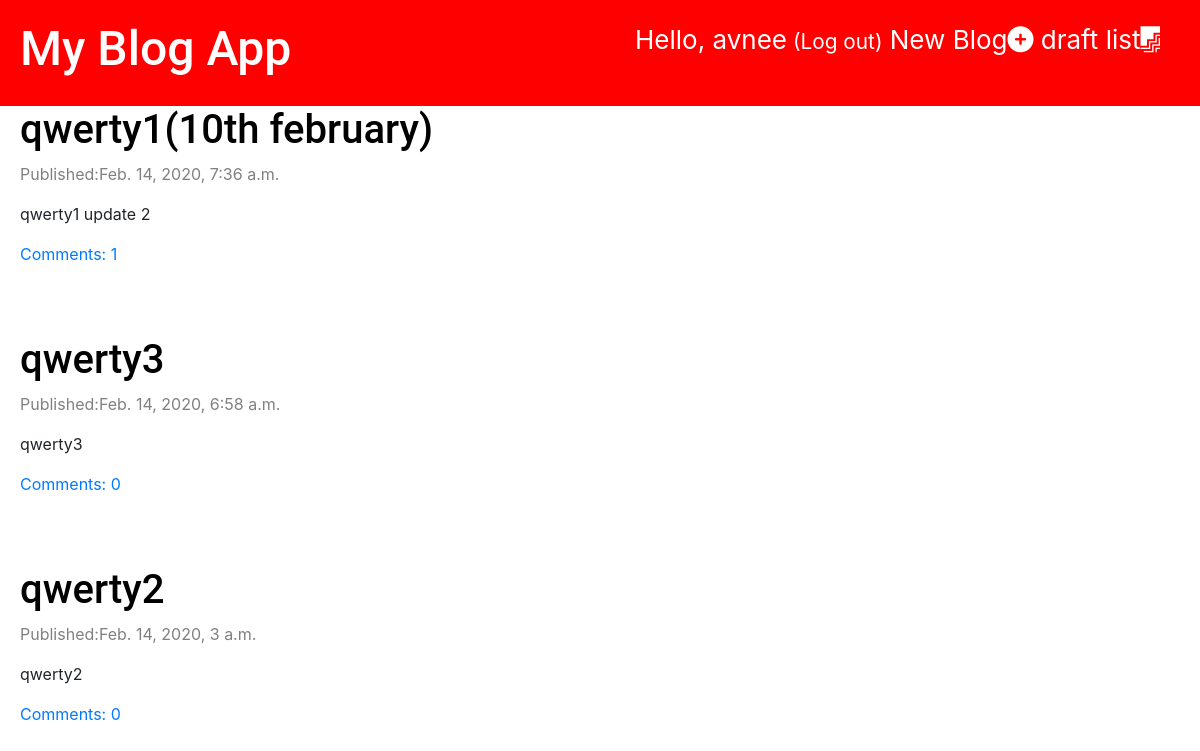
The app's page / (signed in) with its own data.
### my_site/models.py (models this page shows, shortened)
class Post(models.Model):
    author= models.ForeignKey('auth.User', on_delete=models.CASCADE)
    title=models.CharField(max_length=200)
    text=models.TextField()
    created_date=models.DateTimeField(default=timezone.now)
    published_date= models.DateTimeField(blank=True, null=True)
    def approved_comments(self):
        return self.comments.filter(approved=True)

### my_site/views.py (the view)
# urls.py: path('',views.post_list,name='post_list'),
def post_list(request):
    posts=Post.objects.filter(published_date__lte=timezone.now()).order_by('-published_date')
    stuff_for_frontend={'posts': posts}
    return render(request,'my_site/post_list.html',stuff_for_frontend)

### templates/my_site/post_list.html (shortened to what this page needs)
{% extends 'base.html' %}
{% block content %}
{% for post in posts %}
    <div class="post">
        <h1><a href="{% url 'post_detail' pk=post.pk %}">{{ post.title }}</a></h1>
        <div class="date">
            <p>Published:{{ post.published_date }}</p>
        </div>
        <p>{{ post.text|truncatechars:50|linebreaksbr }}</p>
        <a href="{% url 'post_detail' pk=post.pk %}">Comments: {{ post.approved_comments.count }}</a>
    </div>
{% endfor %}
{% endblock %}

### templates/base.html (shortened to what this page needs)
<!DOCTYPE html>
{% load static %}
<html lang="en">
<head>
    <link rel="stylesheet" href="{% static 'css/blog.css' %}">
    <link rel="stylesheet" href="https://stackpath.bootstrapcdn.com/bootstrap/4.4.1/css/bootstrap.min.css">
    <link rel="stylesheet" href="{% static 'css/zenburn.css' %}"></link>
</head>
<body>
<div class="page-header">
    {% if user.is_authenticated %}
        <div class="top-menu">
            <a>Hello, {{ user.username }}<small><a href="{% url 'logout' %}"> (Log out)</a></small></a>
            <a href="{% url 'post_new' %}">New Blog<i class="fas fa-plus-circle"></i></a>
            <a href="{% url 'post_draft' %}">draft list<i class="fab fa-firstdraft"></i></a>
        </div>
    {% else %}
        <a href="{% url 'login' %}" class="top-menu"><i class="fas fa-sign-in-alt fa-2x"></i></a>
    {% endif %}
    <h1><a href="{% url "post_list" %}" class="">My Blog App</a></h1>
</div>
<div class="content-container">
    <div class="row">
        <div class="col-md-8">
            {% block content %}
            {% endblock %}
        </div>
    </div>
</div>
</body>
</html>

### static/css/blog.css (style rules this page uses)
.page-header { background-color: #ff0000; margin-top: 0; padding: 20px 20px 20px 20px; }
.page-header h1, .page-header h1 a { color: #ffffff; font-size: 36pt; text-decoration: none; }
.content-container { margin-left: 20px; }
h1,h2,h3 { font-family: 'Roboto', 'inherit', 'Droid Sans', serif; font-size: 48px; }
.date { color: gray; }
.post { margin-bottom: 70px; }
.post h1 a { color: black; }
.top-menu { color: white; float: right; font-size: 26px; margin-right: 20px; }
.top-menu a,.top-menu a:hover { color: white; }

### records on screen
Post: title "qwerty1(10th february)", published_date "Feb. 14, 2020, 7:36 a.m.", text "qwerty1 update 2", approved_comments.count "1"
Post: title "qwerty3", published_date "Feb. 14, 2020, 6:58 a.m.", text "qwerty3", approved_comments.count "0"
Post: title "qwerty2", published_date "Feb. 14, 2020, 3 a.m.", text "qwerty2", approved_comments.count "0"

### other values on screen
{{ user.username }} "avnee"
